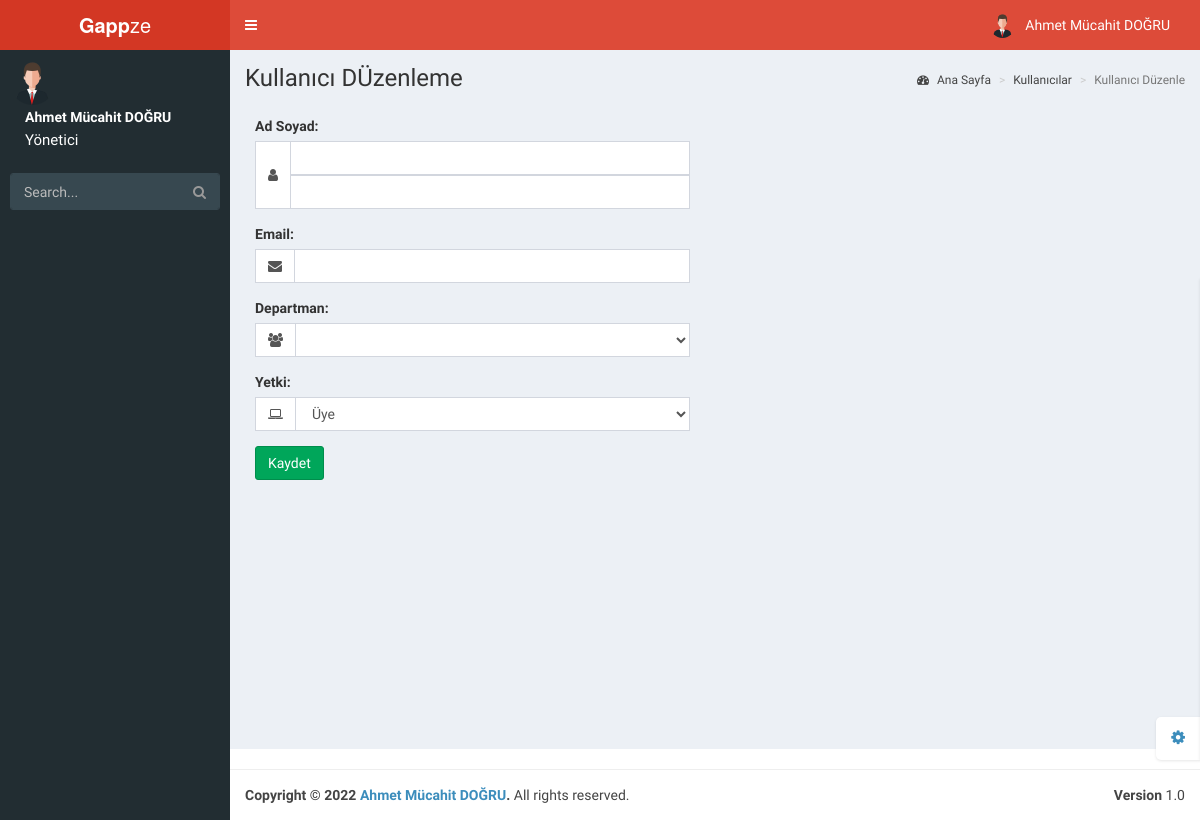
Page /admin/account-edit.php (signed in) on the earlier database version.
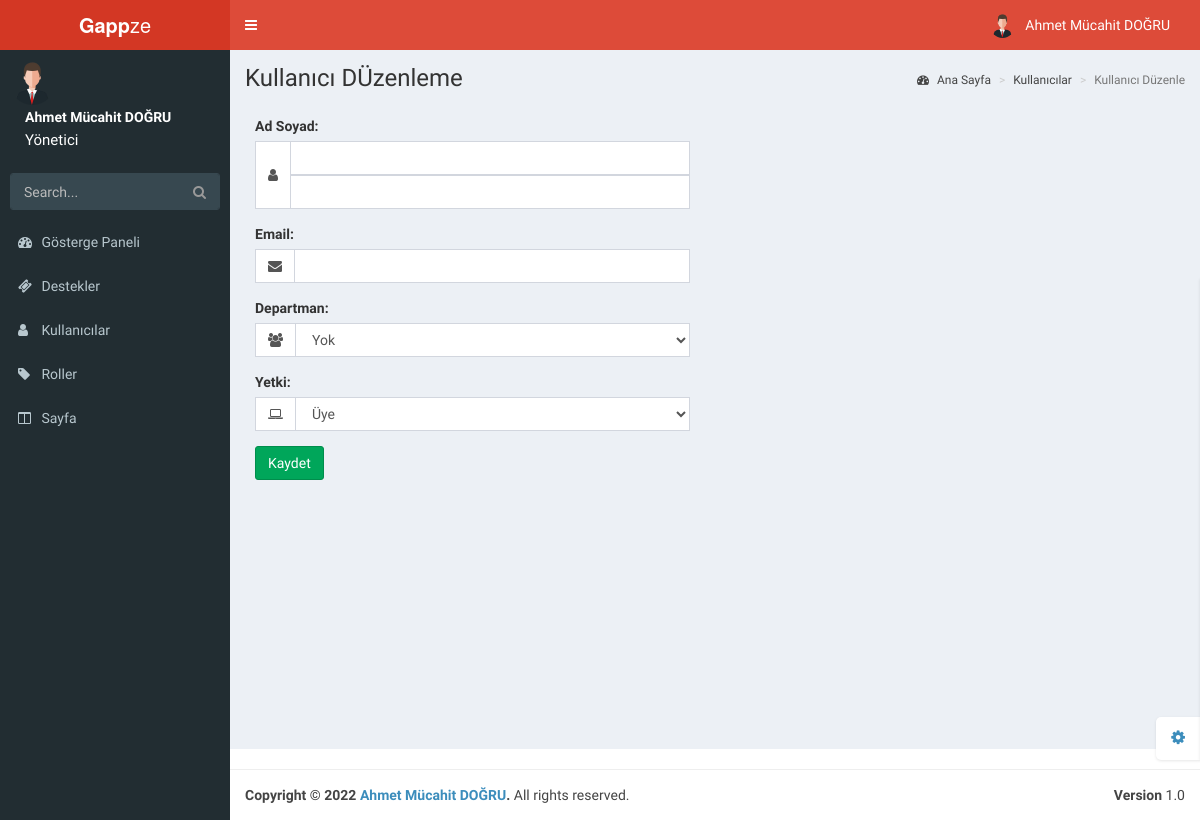
Same page on the later database version.
### tables this page shows
CREATE TABLE `pages` (
  `id` int(11) NOT NULL,
  `name` varchar(255) NOT NULL,
  `src` varchar(255) NOT NULL,
  `permission` int(11) NOT NULL,
  `location` int(11) NOT NULL,
  `dropdown` int(11) NOT NULL,
  `isDropdown` int(11) NOT NULL,
  `icon` varchar(255) NOT NULL,
  `isLogged` int(11) NOT NULL
);

### admin/account-edit.php (the view, shortened to what the changed rows need)
<?php
require_once($_SERVER['DOCUMENT_ROOT']."/functions/functionBase.php");
?>
<!DOCTYPE html>
<html>
<head>
    <link href="resources/bootstrap/css/bootstrap.min.css" rel="stylesheet" type="text/css" />
    <link href="https://maxcdn.bootstrapcdn.com/font-awesome/4.3.0/css/font-awesome.min.css" rel="stylesheet"
        type="text/css" />
    <link href="http://code.ionicframework.com/ionicons/2.0.0/css/ionicons.min.css" rel="stylesheet" type="text/css" />
    <link href="resources/plugins/datatables/dataTables.bootstrap.css" rel="stylesheet" type="text/css" />
    <link href="resources/css/AdminLTE.min.css" rel="stylesheet" type="text/css" />
    <link href="resources/css/skins/_all-skins.min.css" rel="stylesheet" type="text/css" />
</head>
<body class="skin-red">
    <div class="wrapper">
        <?php
            include("pages/navbar.php");
        ?>
        <div class="content-wrapper">
            <section class="content-header">
                <h1>
                    Kullanıcı DÜzenleme
                </h1>
            </section>
            <section class="content">
                <div class="row">
                    <div class="col-md-6">
                        <div class="box-body">
                            <div class="form-group">
                                <div class="input-group">
                                    <div class="input-group-addon">
                                        <i class="fa fa-group"></i>
                                    </div>
                                    <select class="form-control" name="department" id="department">
                                        <?php
                                            $db = $class->dbConnection();
                                        if($db){
                                            $departments = $db->prepare("SELECT * FROM departments");
                                            $departments->execute();
                                            if($departments->rowCount() != 0){
                                                echo "<option value='0'>Yok</option>";
                                            }
                                        }
                                        ?>
                                    </select>
                                </div>
                            </div>
                        </div>
                    </div>
                            </div>
                        </div>
                    </div>
</body>
</html>

### functions/class.function.php (shortened to what the changed rows need)
<?php
class classFonksiyon {
    private $settings = "/settings.json";
    private $host;
    private $username;
    private $password;
    private $database;
    public function __construct()
    {
      $jsonVeri = file_get_contents($_SERVER['DOCUMENT_ROOT'].$this->settings);
      $jsonVeri = json_decode($jsonVeri,true);
      $this->host = $jsonVeri["host"];
      $this->username = $jsonVeri["user"];
      $this->password = $jsonVeri["password"];
      $this->database = $jsonVeri["database"];
    }
    public function dbConnection(){
      try {
        $conn = new PDO("mysql:host=$this->host;dbname=$this->database;charset=utf8", $this->username, $this->password);
        $conn->setAttribute(PDO::ATTR_ERRMODE, PDO::ERRMODE_EXCEPTION);
      } catch(PDOException $e) {
        $message = "Connection failed: " . $e->getMessage();
      }
      return $conn;
    }
    public function pagesAll($location,$permission){
      $db = $this->dbConnection();
      if($db){
        if($location == 1){
          $page = $db->prepare("SELECT * FROM pages WHERE location = ?");
          $page->execute(array(
            $location
          ));
          if($page->rowCount() != 0){
            foreach ($page as $page_veri) {
                if($page_veri["permission"] == $permission){
                  if($page_veri["isDropdown"] == 1){
                  echo "
                  <li class='treeview'>
                  <a href='#'>
                  <i class='{$page_veri["icon"]}'></i>
                  <span>{$page_veri["name"]}</span></a>";
                    echo '<ul class="treeview-menu">';
                    echo "</ul></li>";
                  }else{
                    if($page_veri["dropdown"] == 0){
                    echo "<li class='treeview'>";
                    echo "<a href='{$page_veri["src"]}'>";
                    echo "<i class='{$page_veri["icon"]}'></i> <span>{$page_veri["name"]}</span>";
                    echo "</a>";
                    echo "</li>";
                    }
                  }
                }
            }
        }
      }
    }
    }
}

Differences in the rows shown:
added pages: name "Gösterge Paneli"
added pages: name "Destekler"
added pages: name "Kullanıcılar"
added pages: name "Roller"
added pages: name "Sayfa"
Other differences:
form field department: (not shown) → "Yok"
